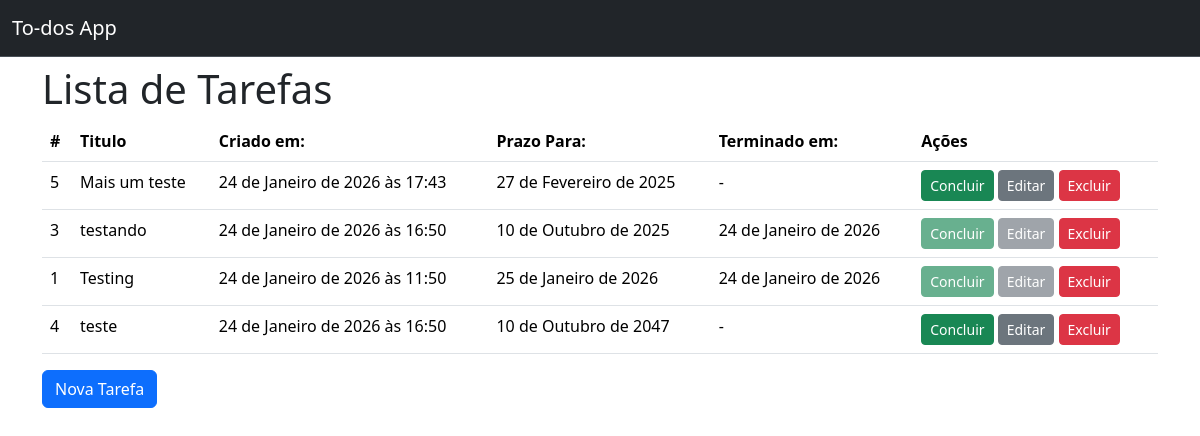
The page / on the database its author committed.
### todos/models.py (models this page shows, shortened)
class Todo(models.Model):
    title = models.CharField(verbose_name="Título", max_length=50, null=False)
    created_at = models.DateTimeField(auto_now_add=True, null=False, blank=False)
    deadline = models.DateField(verbose_name="Data de Entrega", null=False, blank=False)
    finished_at = models.DateField(null=True)
    class Meta:
        ordering = ["deadline"]

### todos/views.py (the view)
# urls.py: path("", TodoListView.as_view(), name="todo_list"),
class TodoListView(ListView):
    model = Todo

### todos/templates/todos/todo_list.html (shortened to what this page needs)
{% extends "base.html" %}
    {% block content %}
        <h1>Lista de Tarefas</h1>
        <table class="table">
            <thead>
                <tr>
                    <th scope="col">#</th>
                    <th scope="col">Titulo</th>
                    <th scope="col">Criado em:</th>
                    <th scope="col">Prazo Para:</th>
                    <th scope="col">Terminado em:</th>
                    <th scope="col">Ações</th>
                </tr>
            </thead>
            {% if todo_list %}
                {% for todo in todo_list %}
                    <tbody>
                        <tr>
                            <td>{{ todo.pk }}</td>
                            <td>{{ todo.title }}</td>
                            <td>{{ todo.created_at }}</td>
                            <td>{{ todo.deadline }}</td>
                            <td>{{ todo.finished_at|default:"-" }}</td>
                            <td>
                                <a href="{% url "todo_complete" pk=todo.pk %}" class="btn btn-success btn-sm {% if todo.finished_at %}disabled{% endif %}" >Concluir</a>
                                <a href="{% url "todo_update" pk=todo.pk %}" class="btn btn-secondary btn-sm {% if todo.finished_at %}disabled{% endif %}" >Editar</a>
                                <a href="{% url "todo_delete" pk=todo.pk %}" class="btn btn-danger btn-sm">Excluir</a>
                            </td>
                        </tr>
                    </tbody>
                {% endfor  %}
            {% endif %}
        </table>
        <a href="{% url 'todo_create' %}" class="btn btn-primary">Nova Tarefa</a>
    {% endblock content %}

### todos/templates/base.html (shortened to what this page needs)
<!DOCTYPE html>
<html lang="en">
<head>
    <link href="https://cdn.jsdelivr.net/npm/bootstrap@5.3.8/dist/css/bootstrap.min.css" rel="stylesheet">
</head>
<body>
    <nav class="navbar bg-dark border-bottom border-body mb-2" data-bs-theme="dark">
        <div class="container-fluid">
            <a class="navbar-brand" href="{% url "todo_list" %}">To-dos App</a>
        </div>
    </nav>
    <main class="container">
        {% block content %}{% endblock content %}
    </main>
</body>
</html>

### rows shown on the page
Todo: pk "5", title "Mais um teste", created_at "24 de Janeiro de 2026 às 17:43", deadline "27 de Fevereiro de 2025", finished_at "-"
Todo: pk "3", title "testando", created_at "24 de Janeiro de 2026 às 16:50", deadline "10 de Outubro de 2025", finished_at "24 de Janeiro de 2026"
Todo: pk "1", title "Testing", created_at "24 de Janeiro de 2026 às 11:50", deadline "25 de Janeiro de 2026", finished_at "24 de Janeiro de 2026"
Todo: pk "4", title "teste", created_at "24 de Janeiro de 2026 às 16:50", deadline "10 de Outubro de 2047", finished_at "-"
